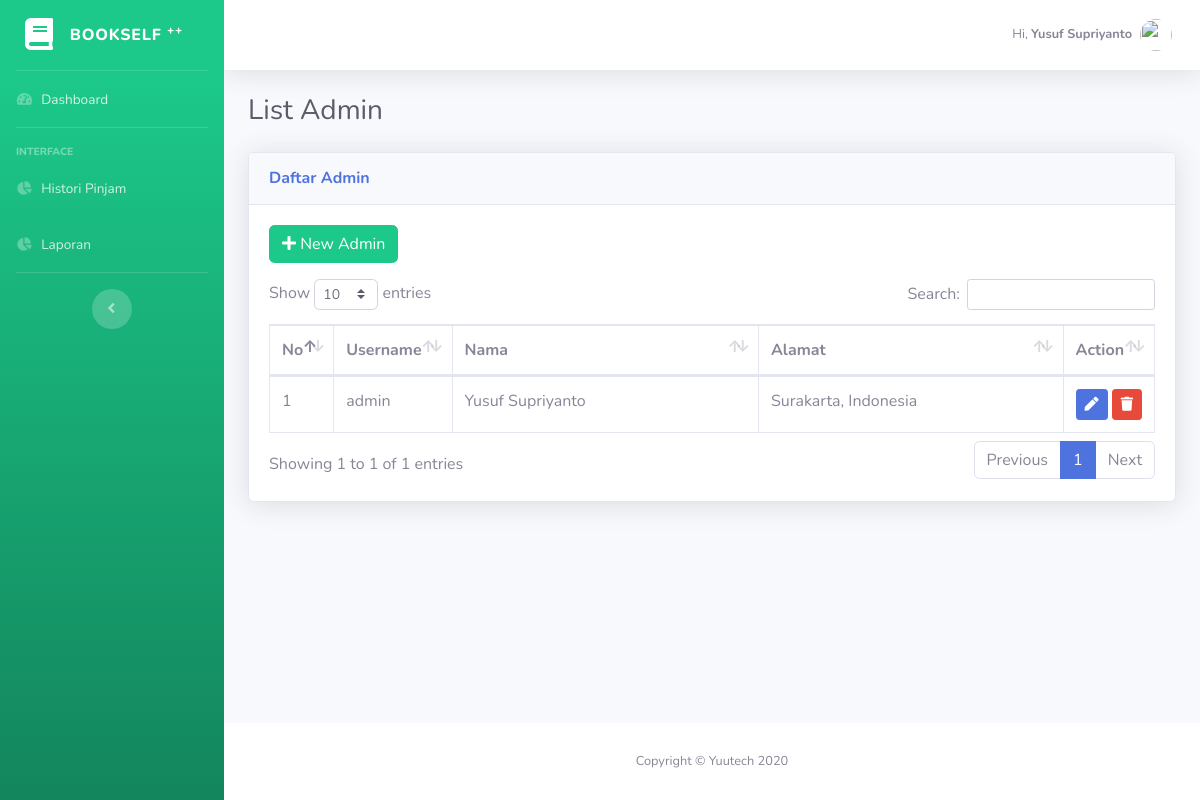
Screenshot of /index.php/admin with the database file from the repository.
### tables this page shows
CREATE TABLE `tb_user` (
  `user_id` int(11) NOT NULL AUTO_INCREMENT,
  `username` varchar(40) NOT NULL,
  `password` varchar(40) NOT NULL,
  `name` varchar(100) NOT NULL,
  `address` varchar(200) NOT NULL,
  `level` int(1) NOT NULL COMMENT '1 = admin, 2 = anggota',
  PRIMARY KEY (`user_id`)
);

### application/controllers/Admin.php (called while the page is built)
<?php
    class Admin extends CI_Controller {
        public function index()
        {
            $data['user'] = $this->user_m->get_admin()->result();
            $this->load->view('template/header');
            $this->load->view('template/sidebar');
            $this->load->view('admin/user/daftaradmin',$data);
            $this->load->view('template/foot');
            $this->load->view('template/footer');
        }
    }
?>

### index.php (called while the page is built, shortened)
<?php
require_once BASEPATH.'core/CodeIgniter.php';

### application/libraries/Fungsi.php (called while the page is built, shortened)
<?php
class Fungsi {
    protected $ci;
    public function __construct() {
        $this->ci =& get_instance();
    }
    function user_login() {
        $user_id = $this->ci->session->userdata('userid');
        $user_data = $this->ci->user_m->get($user_id)->row();
        return $user_data;
    }
}

### application/models/User_m.php (called while the page is built, shortened)
<?php
class User_m extends CI_Model {
    public function get($id = null)
    {
        $this->db->from('tb_user');
        $query = $this->db->get();
        return $query;
    }
    public function get_admin()
    {
        $this->db->from('tb_user');
        $this->db->where('level', 1);
        $query = $this->db->get();
        return $query;
    }
}

### application/views/admin/user/daftaradmin.php (the view)
  <div class="container-fluid">
    <h1 class="h3 mb-4 text-gray-800">List Admin</h1>
    <div class="card shadow mb-4">
      <div class="card-header py-3">
        <h6 class="m-0 font-weight-bold text-primary">Daftar Admin</h6>
      </div>
      <div class="card-body">
        <a href="<?= base_url("listbook/add") ?>" class="btn btn-success mb-3"><i class="fa fa-plus"></i> New Admin</a>
        <div class="table-responsive">
          <table class="table table-bordered" id="dataTable" width="100%" cellspacing="0">
            <thead>
              <tr>
                <th>No</th>
                <th>Username</th>
                <th width="50%">Nama</th>
                <th width="50%">Alamat</th>
                <th >Action</th>
              </tr>
            </thead>
            <tbody>
              <tr>
              <?php $no=1;?>
              <?php foreach ($user as $usr) : ?>
                <td><?= $no++?></td>
                <td><?= $usr->username?></td>
                <td><?= $usr->name?></td>
                <td><?= $usr->address?></td>
                <td class="text-center">
                  <button class="btn btn-primary btn-sm" title="Edit"><i class="fa fa-pen"></i></button>
                  <button class="btn btn-danger btn-sm" title="Delete"><i class="fa fa-trash"></i></button>
                </td>
                </tr>
              <?php endforeach; ?>
            </tbody>
          </table>
        </div>
      </div>
    </div>
  </div>
</div>

### application/views/template/sidebar.php (shortened to what this page needs)
<body id="page-top">
  <div id="wrapper">
    <ul class="navbar-nav bg-gradient-success sidebar sidebar-dark accordion" id="accordionSidebar">
      <a class="sidebar-brand d-flex align-items-center justify-content-center" href="<?= site_url() ?>">
        <div class="sidebar-brand-icon">
          <i class="fas fa-book"></i>
        </div>
        <div class="sidebar-brand-text mx-3">BookSelf <sup>++</sup></div>
      </a>
      <hr class="sidebar-divider my-0">
      <li class="nav-item">
        <a class="nav-link" href="<?= site_url('dashboard') ?>">
          <i class="fas fa-fw fa-tachometer-alt"></i>
          <span>Dashboard</span></a>
      </li>
      <hr class="sidebar-divider">
      <div class="sidebar-heading">
        Interface
      </div>
      <li class="nav-item">
        <a class="nav-link" href="tables.html">
          <i class="fas fa-fw fa-chart-pie"></i>
          <span>Histori Pinjam</span>
        </a>
        <a class="nav-link" href="tables.html">
          <i class="fas fa-fw fa-chart-pie"></i>
          <span>Laporan</span>
        </a>
      </li>
      <hr class="sidebar-divider d-none d-md-block">
      <div class="text-center d-none d-md-inline">
        <button class="rounded-circle border-0" id="sidebarToggle"></button>
      </div>
    </ul>
    <div id="content-wrapper" class="d-flex flex-column">
      <div id="content">
        <nav class="navbar navbar-expand navbar-light bg-white topbar mb-4 static-top shadow">
          <ul class="navbar-nav ml-auto">
            <li class="nav-item dropdown no-arrow">
              <a class="nav-link dropdown-toggle" href="#" id="userDropdown" role="button" data-toggle="dropdown" aria-haspopup="true" aria-expanded="false">
                <span class="mr-2 d-none d-lg-inline text-gray-600 small">Hi, <strong><?= $this->fungsi->user_login()->name ?></strong></span>
                <img class="img-profile rounded-circle" src="https://source.unsplash.com/QAB-WJcbgJk/60x60">
              </a>
            </li>
          </ul>
        </nav>

### rows the page displays
tb_user: name "Yusuf Supriyanto", username "admin", address "Surakarta, Indonesia"
